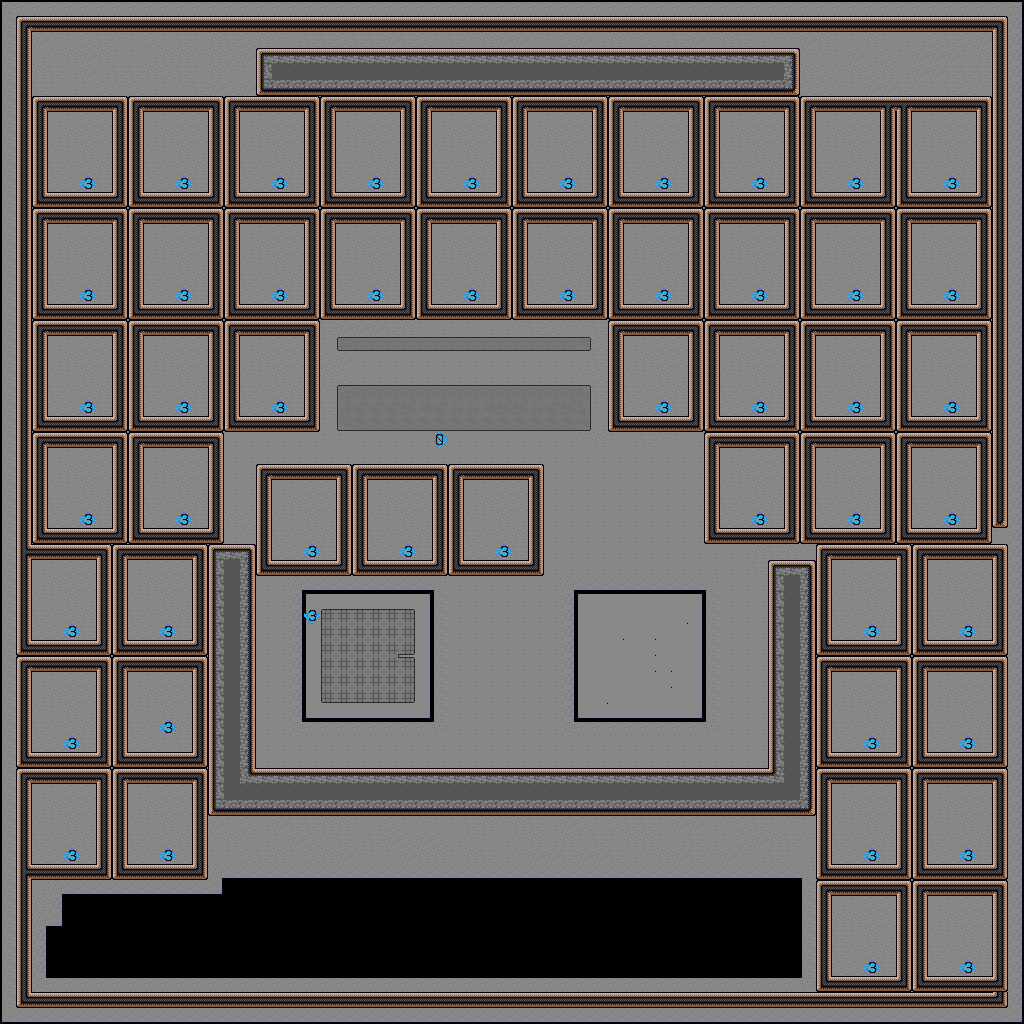

The image is a tile-based game level rendered from a .tmx file. Its description and source (layers, tilesets, objects; grid data summarised) follow:
An orthogonal 64x64 tile map with 16x16 px tiles, 2 tile layers (Ground, Flags), 2 tilesets and 4 objects (ground).

<map version="1.10" tiledversion="1.12.2" orientation="orthogonal" renderorder="left-up" width="64" height="64" tilewidth="16" tileheight="16" infinite="0" nextlayerid="19" nextobjectid="574">
 <tileset firstgid="1" source="tileset.tsx" />
 <tileset firstgid="235" name="tileset_flags2" tilewidth="16" tileheight="16" spacing="1" tilecount="90" columns="10">
  <image source="tileset_flags2.png" width="169" height="152" />
  <tile id="0">
   <properties>
    <property name="dir" type="int" value="0" />
    <property name="id" type="int" value="1" />
   </properties>
  </tile>
  <tile id="1">
   <properties>
    <property name="dir" type="int" value="0" />
    <property name="id" type="int" value="2" />
   </properties>
  </tile>
  <tile id="2">
   <properties>
    <property name="dir" type="int" value="0" />
    <property name="id" type="int" value="3" />
   </properties>
  </tile>
  <tile id="3">
   <properties>
    <property name="dir" type="int" value="0" />
    <property name="id" type="int" value="4" />
   </properties>
  </tile>
  <tile id="4">
   <properties>
    <property name="dir" type="int" value="0" />
    <property name="id" type="int" value="5" />
   </properties>
  </tile>
  <tile id="5">
   <properties>
    <property name="dir" type="int" value="0" />
    <property name="id" type="int" value="6" />
   </properties>
  </tile>
  <tile id="6">
   <properties>
    <property name="dir" type="int" value="0" />
    <property name="id" type="int" value="7" />
   </properties>
  </tile>
  <tile id="7">
   <properties>
    <property name="dir" type="int" value="0" />
    <property name="id" type="int" value="8" />
   </properties>
  </tile>
  <tile id="8">
   <properties>
    <property name="dir" type="int" value="0" />
    <property name="id" type="int" value="9" />
   </properties>
  </tile>
  <tile id="9">
   <properties>
    <property name="dir" type="int" value="0" />
    <property name="id" type="int" value="0" />
   </properties>
  </tile>
  <tile id="10">
   <properties>
    <property name="dir" type="int" value="90" />
    <property name="id" type="int" value="1" />
   </properties>
  </tile>
  <tile id="11">
   <properties>
    <property name="dir" type="int" value="90" />
    <property name="id" type="int" value="2" />
   </properties>
  </tile>
  <tile id="12">
   <properties>
    <property name="dir" type="int" value="90" />
    <property name="id" type="int" value="3" />
   </properties>
  </tile>
  <tile id="13">
   <properties>
    <property name="dir" type="int" value="90" />
    <property name="id" type="int" value="4" />
   </properties>
  </tile>
  <tile id="14">
   <properties>
    <property name="dir" type="int" value="90" />
    <property name="id" type="int" value="5" />
   </properties>
  </tile>
  <tile id="15">
   <properties>
    <property name="dir" type="int" value="90" />
    <property name="id" type="int" value="6" />
   </properties>
  </tile>
  <tile id="16">
   <properties>
    <property name="dir" type="int" value="90" />
    <property name="id" type="int" value="7" />
   </properties>
  </tile>
  <tile id="17">
   <properties>
    <property name="dir" type="int" value="90" />
    <property name="id" type="int" value="8" />
   </properties>
  </tile>
  <tile id="18">
   <properties>
    <property name="dir" type="int" value="90" />
    <property name="id" type="int" value="9" />
   </properties>
  </tile>
  <tile id="19">
   <properties>
    <property name="dir" type="int" value="90" />
    <property name="id" type="int" value="0" />
   </properties>
  </tile>
  <tile id="20">
   <properties>
    <property name="dir" type="int" value="270" />
    <property name="id" type="int" value="1" />
   </properties>
  </tile>
  <tile id="21">
   <properties>
    <property name="dir" type="int" value="270" />
    <property name="id" type="int" value="2" />
   </properties>
  </tile>
  <tile id="22">
   <properties>
    <property name="dir" type="int" value="270" />
    <property name="id" type="int" value="3" />
   </properties>
  </tile>
  <tile id="23">
   <properties>
    <property name="dir" type="int" value="270" />
    <property name="id" type="int" value="4" />
   </properties>
  </tile>
  <tile id="24">
   <properties>
    <property name="dir" type="int" value="270" />
    <property name="id" type="int" value="5" />
   </properties>
  </tile>
  <tile id="25">
   <properties>
    <property name="dir" type="int" value="270" />
    <property name="id" type="int" value="6" />
   </properties>
  </tile>
  <tile id="26">
   <properties>
    <property name="dir" type="int" value="270" />
    <property name="id" type="int" value="7" />
   </properties>
  </tile>
  <tile id="27">
   <properties>
    <property name="dir" type="int" value="270" />
    <property name="id" type="int" value="8" />
   </properties>
  </tile>
  <tile id="28">
   <properties>
    <property name="dir" type="int" value="270" />
    <property name="id" type="int" value="9" />
   </properties>
  </tile>
  <tile id="29">
   <properties>
    <property name="dir" type="int" value="270" />
    <property name="id" type="int" value="0" />
   </properties>
  </tile>
  <tile id="30">
   <properties>
    <property name="dir" type="int" value="180" />
    <property name="id" type="int" value="1" />
   </properties>
  </tile>
  <tile id="31">
   <properties>
    <property name="dir" type="int" value="180" />
    <property name="id" type="int" value="2" />
   </properties>
  </tile>
  <tile id="32">
   <properties>
    <property name="dir" type="int" value="180" />
    <property name="id" type="int" value="3" />
   </properties>
  </tile>
  <tile id="33">
   <properties>
    <property name="dir" type="int" value="180" />
    <property name="id" type="int" value="4" />
   </properties>
  </tile>
  <tile id="34">
   <properties>
    <property name="dir" type="int" value="180" />
    <property name="id" type="int" value="5" />
   </properties>
  </tile>
  <tile id="35">
   <properties>
    <property name="dir" type="int" value="180" />
    <property name="id" type="int" value="6" />
   </properties>
  </tile>
  <tile id="36">
   <properties>
    <property name="dir" type="int" value="180" />
    <property name="id" type="int" value="7" />
   </properties>
  </tile>
  <tile id="37">
   <properties>
    <property name="dir" type="int" value="180" />
    <property name="id" type="int" value="8" />
   </properties>
  </tile>
  <tile id="38">
   <properties>
    <property name="dir" type="int" value="180" />
    <property name="id" type="int" value="9" />
   </properties>
  </tile>
  <tile id="39">
   <properties>
    <property name="dir" type="int" value="180" />
    <property name="id" type="int" value="0" />
   </properties>
  </tile>
  <tile id="40">
   <properties>
    <property name="dir" type="int" value="-1" />
    <property name="id" type="int" value="1" />
   </properties>
  </tile>
  <tile id="41">
   <properties>
    <property name="dir" type="int" value="-1" />
    <property name="id" type="int" value="2" />
   </properties>
  </tile>
  <tile id="42">
   <properties>
    <property name="dir" type="int" value="-1" />
    <property name="id" type="int" value="3" />
   </properties>
  </tile>
  <tile id="43">
   <properties>
    <property name="dir" type="int" value="-1" />
    <property name="id" type="int" value="4" />
   </properties>
  </tile>
  <tile id="44">
   <properties>
    <property name="dir" type="int" value="-1" />
    <property name="id" type="int" value="5" />
   </properties>
  </tile>
  <tile id="45">
   <properties>
    <property name="dir" type="int" value="-1" />
    <property name="id" type="int" value="6" />
   </properties>
  </tile>
  <tile id="46">
   <properties>
    <property name="dir" type="int" value="-1" />
    <property name="id" type="int" value="7" />
   </properties>
  </tile>
  <tile id="47">
   <properties>
    <property name="dir" type="int" value="-1" />
    <property name="id" type="int" value="8" />
   </properties>
  </tile>
  <tile id="48">
   <properties>
    <property name="dir" type="int" value="-1" />
    <property name="id" type="int" value="9" />
   </properties>
  </tile>
  <tile id="49">
   <properties>
    <property name="dir" type="int" value="-1" />
    <property name="id" type="int" value="0" />
   </properties>
  </tile>
  <tile id="50">
   <properties>
    <property name="dir" type="int" value="135" />
    <property name="id" type="int" value="1" />
   </properties>
  </tile>
  <tile id="51">
   <properties>
    <property name="dir" type="int" value="135" />
    <property name="id" type="int" value="2" />
   </properties>
  </tile>
  <tile id="52">
   <properties>
    <property name="dir" type="int" value="135" />
    <property name="id" type="int" value="3" />
   </properties>
  </tile>
  <tile id="53">
   <properties>
    <property name="dir" type="int" value="135" />
    <property name="id" type="int" value="4" />
   </properties>
  </tile>
  <tile id="54">
   <properties>
    <property name="dir" type="int" value="135" />
    <property name="id" type="int" value="5" />
   </properties>
  </tile>
  <tile id="55">
   <properties>
    <property name="dir" type="int" value="135" />
    <property name="id" type="int" value="6" />
   </properties>
  </tile>
  <tile id="56">
   <properties>
    <property name="dir" type="int" value="135" />
    <property name="id" type="int" value="7" />
   </properties>
  </tile>
  <tile id="57">
   <properties>
    <property name="dir" type="int" value="135" />
    <property name="id" type="int" value="8" />
   </properties>
  </tile>
  <tile id="58">
   <properties>
    <property name="dir" type="int" value="135" />
    <property name="id" type="int" value="9" />
   </properties>
  </tile>
  <tile id="59">
   <properties>
    <property name="dir" type="int" value="135" />
    <property name="id" type="int" value="0" />
   </properties>
  </tile>
  <tile id="60">
   <properties>
    <property name="dir" type="int" value="225" />
    <property name="id" type="int" value="1" />
   </properties>
  </tile>
  <tile id="61">
   <properties>
    <property name="dir" type="int" value="225" />
    <property name="id" type="int" value="2" />
   </properties>
  </tile>
  <tile id="62">
   <properties>
    <property name="dir" type="int" value="225" />
    <property name="id" type="int" value="3" />
   </properties>
  </tile>
  <tile id="63">
   <properties>
    <property name="dir" type="int" value="225" />
    <property name="id" type="int" value="4" />
   </properties>
  </tile>
  <tile id="64">
   <properties>
    <property name="dir" type="int" value="225" />
    <property name="id" type="int" value="5" />
   </properties>
  </tile>
  <tile id="65">
   <properties>
    <property name="dir" type="int" value="225" />
    <property name="id" type="int" value="6" />
   </properties>
  </tile>
  <tile id="66">
   <properties>
    <property name="dir" type="int" value="225" />
    <property name="id" type="int" value="7" />
   </properties>
  </tile>
  <tile id="67">
   <properties>
    <property name="dir" type="int" value="225" />
    <property name="id" type="int" value="8" />
   </properties>
  </tile>
  <tile id="68">
   <properties>
    <property name="dir" type="int" value="225" />
    <property name="id" type="int" value="9" />
   </properties>
  </tile>
  <tile id="69">
   <properties>
    <property name="dir" type="int" value="225" />
    <property name="id" type="int" value="0" />
   </properties>
  </tile>
  <tile id="70">
   <properties>
    <property name="dir" type="int" value="45" />
    <property name="id" type="int" value="1" />
   </properties>
  </tile>
  <tile id="71">
   <properties>
    <property name="dir" type="int" value="45" />
    <property name="id" type="int" value="2" />
   </properties>
  </tile>
  <tile id="72">
   <properties>
    <property name="dir" type="int" value="45" />
    <property name="id" type="int" value="3" />
   </properties>
  </tile>
  <tile id="73">
   <properties>
    <property name="dir" type="int" value="45" />
    <property name="id" type="int" value="4" />
   </properties>
  </tile>
  <tile id="74">
   <properties>
    <property name="dir" type="int" value="45" />
    <property name="id" type="int" value="5" />
   </properties>
  </tile>
  <tile id="75">
   <properties>
    <property name="dir" type="int" value="45" />
    <property name="id" type="int" value="6" />
   </properties>
  </tile>
  <tile id="76">
   <properties>
    <property name="dir" type="int" value="45" />
    <property name="id" type="int" value="7" />
   </properties>
  </tile>
  <tile id="77">
   <properties>
    <property name="dir" type="int" value="45" />
    <property name="id" type="int" value="8" />
   </properties>
  </tile>
  <tile id="78">
   <properties>
    <property name="dir" type="int" value="45" />
    <property name="id" type="int" value="9" />
   </properties>
  </tile>
  <tile id="79">
   <properties>
    <property name="dir" type="int" value="45" />
    <property name="id" type="int" value="0" />
   </properties>
  </tile>
  <tile id="80">
   <properties>
    <property name="dir" type="int" value="315" />
    <property name="id" type="int" value="1" />
   </properties>
  </tile>
  <tile id="81">
   <properties>
    <property name="dir" type="int" value="315" />
    <property name="id" type="int" value="2" />
   </properties>
  </tile>
  <tile id="82">
   <properties>
    <property name="dir" type="int" value="315" />
    <property name="id" type="int" value="3" />
   </properties>
  </tile>
  <tile id="83">
   <properties>
    <property name="dir" type="int" value="315" />
    <property name="id" type="int" value="4" />
   </properties>
  </tile>
  <tile id="84">
   <properties>
    <property name="dir" type="int" value="315" />
    <property name="id" type="int" value="5" />
   </properties>
  </tile>
  <tile id="85">
   <properties>
    <property name="dir" type="int" value="315" />
    <property name="id" type="int" value="6" />
   </properties>
  </tile>
  <tile id="86">
   <properties>
    <property name="dir" type="int" value="315" />
    <property name="id" type="int" value="7" />
   </properties>
  </tile>
  <tile id="87">
   <properties>
    <property name="dir" type="int" value="315" />
    <property name="id" type="int" value="8" />
   </properties>
  </tile>
  <tile id="88">
   <properties>
    <property name="dir" type="int" value="315" />
    <property name="id" type="int" value="9" />
   </properties>
  </tile>
  <tile id="89">
   <properties>
    <property name="dir" type="int" value="315" />
    <property name="id" type="int" value="0" />
   </properties>
  </tile>
 </tileset>
 <layer id="13" name="Ground" width="64" height="64">
  <data>[4096 cells, 4096 non-empty, 85 distinct tile ids]</data>
 </layer>
 <layer id="17" name="Flags" width="64" height="64">
  <properties>
   <property name="flags" type="bool" value="true" />
  </properties>
  <data>[4096 cells, 51 non-empty, 3 distinct tile ids]</data>
 </layer>
 <objectgroup color="#ffff00" id="14" name="Object" locked="1">
  <object id="367" template="dir_light.tx" x="584" y="764">
   <properties>
    <property name="dir" type="float" value="0.25" />
   </properties>
  </object>
  <object id="368" template="dir_light.tx" x="656" y="496" />
  <object id="369" template="dir_light.tx" x="712" y="764">
   <properties>
    <property name="dir" type="float" value="0.25" />
   </properties>
  </object>
  <object id="380" template="ground_light.tx" type="ground" x="368" y="656">
   <properties>
    <property name="color" type="color" value="#c8ff825c" />
   </properties>
  </object>
 </objectgroup>
</map>
